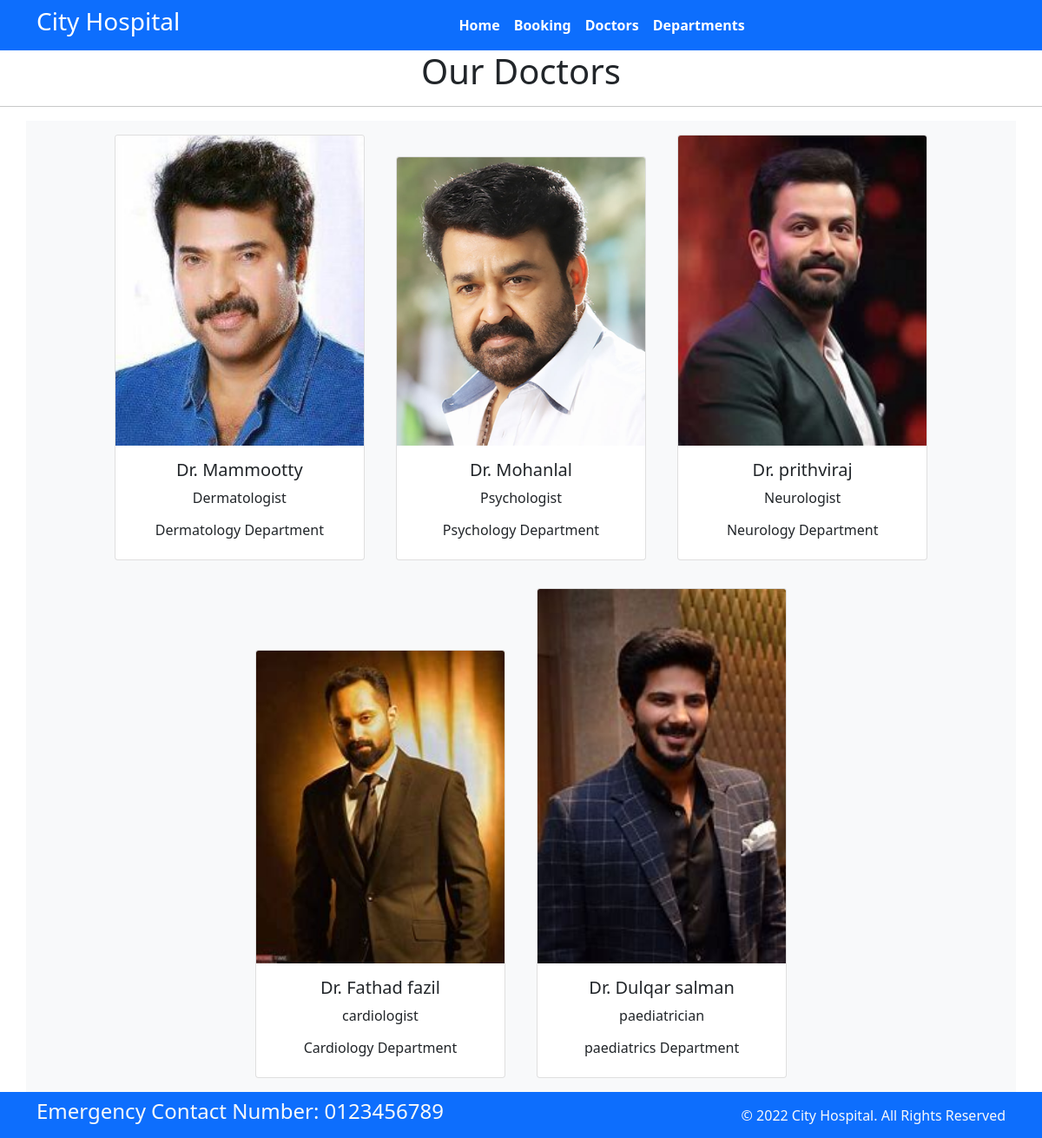
Page /doctors on the committed database.
### home/models.py (models this page shows, shortened)
class Doctors(models.Model):
    doc_name= models.CharField(max_length=150)
    doc_spec= models.CharField(max_length=150)
    dep_name= models.ForeignKey(Departments, on_delete=models.CASCADE)
    doc_image= models.ImageField(upload_to='doctors')

class Departments(models.Model):
    dep_name = models.CharField(max_length=100)
    dep_desc = models.TextField(max_length=350)
    def __str__(self):
        return self.dep_name

### home/views.py (the view)
# urls.py: path('doctors',views.doctors,name='doctors'),
def doctors(request):
    dict_doc = {
        'doctors': Doctors.objects.all()
    }
    return render(request,'doctors.html', dict_doc)

### templates/doctors.html (shortened to what this page needs)
{% extends 'base.html' %}
{% block contant %}
<h1 class="text-center">Our Doctors</h1>
<hr>
<div class="container text-center bg-light">
   {% for d in doctors %}
   <div class="card text-center mx-3 my-3" style="width: 18rem; display:inline-block">
    <img src="{{d.doc_image.url}}" class="card-img-top" alt="...">
    <div class="card-body">
      <h5 class="card-title">Dr. {{d.doc_name}}</h5>
      <p class="card-text">{{d.doc_spec}}</p>
      <h6>{{d.dep_name}} Department</h6>
    </div>
  </div>
   {% endfor %}
</div>
{% endblock %}

### templates/base.html (shortened to what this page needs)
{% load static %}
<!DOCTYPE html>
<html>
  <head>
    <link rel="stylesheet"
      href=" https://cdn.jsdelivr.net/npm/bootstrap@5.1.3/dist/css/bootstrap.min.css ">
    <link rel="stylesheet"
      href="https://use.fontawesome.com/releases/v5.2.0/css/all.css">
      <link rel="stylesheet"
      href="{% static 'css/style.css' %}">
  </head>
  <body>
    <nav class="navbar bg-primary navbar-expand-md ">
      <div class="container">
        <div class="col-2 text-left pl-md-0">
          <h3 class="text-white"> City Hospital </h3>
        </div>
        <div
          class="collapse navbar-collapse justify-content-center col-md-8 navbar-collapse-3">
          <ul class="navbar-nav justify-content-center  fw-bold">
            <li class="nav-item active">
              <a class="nav-link text-white" href="{% url 'home' %}">Home </a>
            </li>
            <li class="nav-item">
              <a class="nav-link text-white" href="{% url 'booking' %}">Booking</a>
            </li>
            <li class="nav-item">
              <a class="nav-link text-white" href="{% url 'doctors' %}">Doctors</a>
            </li>
			 <li class="nav-item">
              <a class="nav-link text-white" href="{% url 'department' %}">Departments</a>
            </li>
          </ul>
        </div>
      </div>
    </nav>
{% block contant %}{% endblock %}
    <section class="">
      <footer class="pt-2 pb-2  bg-primary text-light">
        <div class="container">
          <div class="row align-items-center">
            <div class="col-12 col-md-8">
              <h4>Emergency Contact Number: 0123456789</h4>
            </div>
            <div class="col-12 col-md-4 mt-4 mt-md-0 text-center text-md-end">
              © 2022 City Hospital. All Rights Reserved
            </div>
          </div>
        </div>
      </footer>
    </section>
  </body>
</html>

### rows in the picture
Doctors: doc_image (picture), doc_name "Mammootty", doc_spec "Dermatologist", dep_name "Dermatology"
Doctors: doc_image (picture), doc_name "Mohanlal", doc_spec "Psychologist", dep_name "Psychology"
Doctors: doc_image (picture), doc_name "prithviraj", doc_spec "Neurologist", dep_name "Neurology"
Doctors: doc_image (picture), doc_name "Fathad fazil", doc_spec "cardiologist", dep_name "Cardiology"
Doctors: doc_image (picture), doc_name "Dulqar salman", doc_spec "paediatrician", dep_name "paediatrics"
